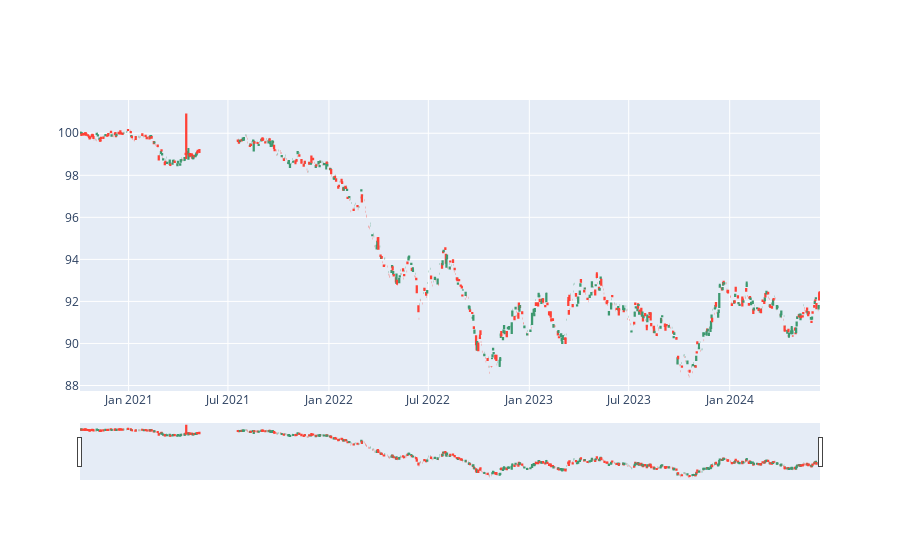

Notebook source saved alongside this figure:
### Markdown cell above
## Candlestick Plots

* Pregúntele a cualquier persona en el ámbito financiero, la mejor manera de representar una acción en términos de un gráfico sería un gráfico de velas japonesas.

* Estos son esencialmente pequeños diagramas de caja que representan la apertura, el máximo, el cierre y el mínimo de una acción en un período de tiempo determinado.

* Una vela roja es una vela bajista (Precio de cierre < Precio de apertura) y una vela verde es una vela alcista (Precio de cierre > Precio de apertura)

![](https://images.contentstack.io/v3/assets/blt38dd155f8beb7337/blt7c01ee0ced45a82c/62284bd13b0a2616b0dfb389/Bearish_and_Bullish_Candlestick.jpg)

### Code cell
fig = go.Figure(data=[go.Candlestick(x=data['Date'],
                                    open=data['Open'],
                high=data['High'],
                low=data['Low'],
                close=data['Close'])])
fig.show(figsize = (18,6))

### Figure 1 — Plotly figure (JSON) as saved in the notebook; plotly's stock layout.template omitted (floating-point values rounded to 4 significant figures; data arrays with more than 128 entries replaced by an {"elided": "..."} marker saying what was removed)
{"data": [{"close": {"elided": "882 float values"}, "high": {"elided": "882 float values"}, "low": {"elided": "882 float values"}, "open": {"elided": "882 float values"}, "type": "candlestick", "x": {"elided": "882 str values"}}], "layout": {}}
